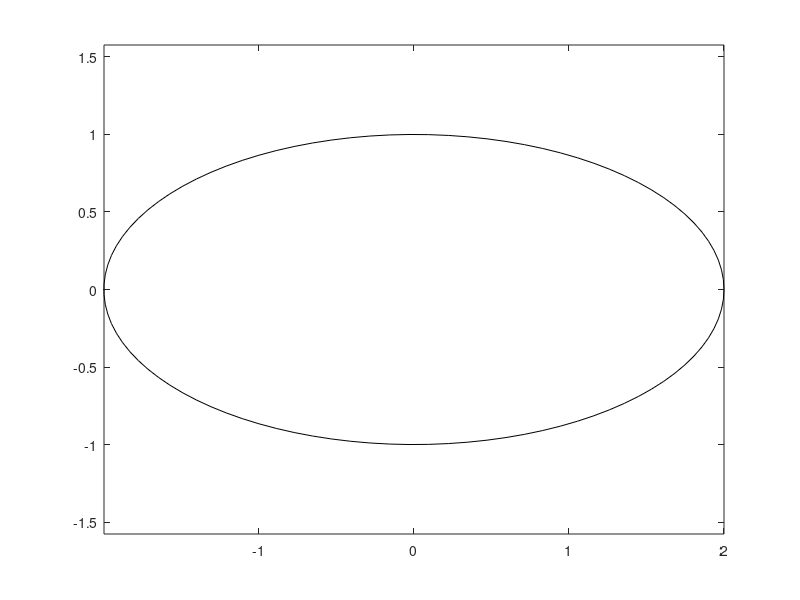

Write the MATLAB code that produced this figure.
%%
O=linspace(0,2*pi);
a=2;
b=1;
x=a*cos(O);
y=b*sin(O);
plot(x,y,'k');
axis equal
%%
Om=@(a,b) pi*(3*(a+b)-sqrt((3*a+b)));
Om(2,1)
%%
